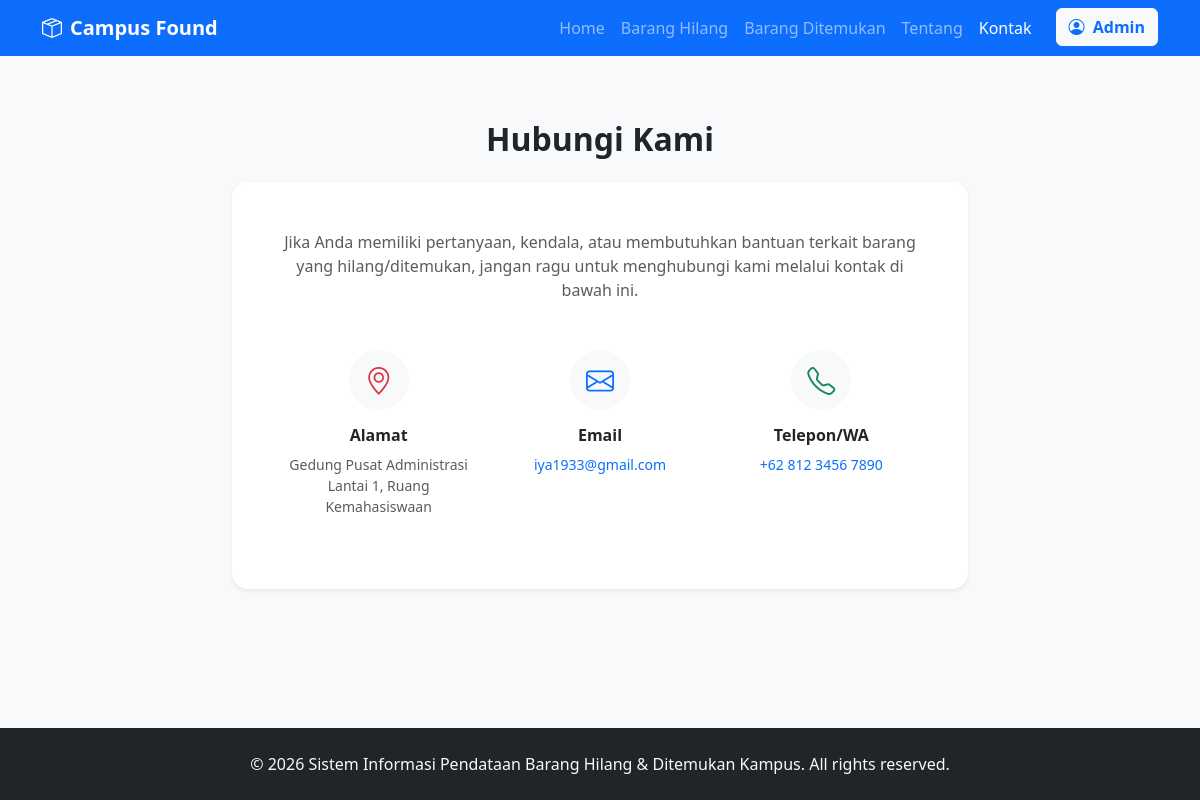
Page /kontak on the committed database.
### models/models.py (models this page shows)
class Kontak(db.Model):
    __tablename__ = 'kontak'
    id = db.Column(db.Integer, primary_key=True)
    deskripsi = db.Column(db.Text, nullable=False)
    alamat = db.Column(db.String(255), nullable=False)
    email = db.Column(db.String(150), nullable=False)
    telepon = db.Column(db.String(50), nullable=False)

### routes/public.py (the view)
@public_bp.route('/kontak')
def kontak():
    kontak_info = Kontak.query.first()
    return render_template('public/kontak.html', kontak=kontak_info)

### templates/public/kontak.html
{% extends 'public/base.html' %}
{% block content %}
<div class="container py-5">
    <div class="row justify-content-center">
        <div class="col-lg-8">
            <h2 class="fw-bold mb-4 text-center">Hubungi Kami</h2>
            <div class="card border-0 shadow-sm rounded-4">
                <div class="card-body p-4 p-md-5">
                    <p class="text-muted text-center mb-5">
                        {{ kontak.deskripsi if kontak else 'Jika Anda memiliki pertanyaan, kendala, atau membutuhkan bantuan terkait barang yang hilang/ditemukan, jangan ragu untuk menghubungi kami melalui kontak di bawah ini.' }}
                    </p>
                    <div class="row text-center mb-4">
                        <div class="col-md-4 mb-4 mb-md-0">
                            <div class="bg-light rounded-circle d-inline-flex align-items-center justify-content-center mb-3" style="width: 60px; height: 60px;">
                                <i class="bi bi-geo-alt fs-3 text-danger"></i>
                            </div>
                            <h6 class="fw-bold">Alamat</h6>
                            <p class="text-muted small mb-0">{{ (kontak.alamat if kontak else 'Gedung Pusat Administrasi<br>Lantai 1, Ruang Kemahasiswaan') | safe }}</p>
                        </div>
                        <div class="col-md-4 mb-4 mb-md-0">
                            <div class="bg-light rounded-circle d-inline-flex align-items-center justify-content-center mb-3" style="width: 60px; height: 60px;">
                                <i class="bi bi-envelope fs-3 text-primary"></i>
                            </div>
                            <h6 class="fw-bold">Email</h6>
                            <p class="text-muted small mb-0"><a href="mailto:{{ kontak.email if kontak else 'kemahasiswaan@kampus.ac.id' }}" class="text-decoration-none">{{ kontak.email if kontak else 'kemahasiswaan@kampus.ac.id' }}</a></p>
                        </div>
                        <div class="col-md-4">
                            <div class="bg-light rounded-circle d-inline-flex align-items-center justify-content-center mb-3" style="width: 60px; height: 60px;">
                                <i class="bi bi-telephone fs-3 text-success"></i>
                            </div>
                            <h6 class="fw-bold">Telepon/WA</h6>
                            <p class="text-muted small mb-0"><a href="https://wa.me/{{ (kontak.telepon if kontak else '+6281234567890') | replace(' ', '') | replace('+', '') }}" target="_blank" class="text-decoration-none">{{ kontak.telepon if kontak else '+62 812 3456 7890' }}</a></p>
                        </div>
                    </div>
                </div>
            </div>
        </div>
    </div>
</div>
{% endblock %}

### templates/public/base.html (style rules this page uses)
body { display: flex; flex-direction: column; min-height: 100vh; background-color: #f8f9fa; }

### rows in the picture
Kontak: deskripsi "Jika Anda memiliki pertanyaan, kendala, atau membutuhkan bantuan terkait barang yang hilang/ditemukan, jangan ragu untuk menghubungi kami melalui kontak di bawah ini.", alamat "Gedung Pusat Administrasi Lantai 1, Ruang Kemahasiswaan", email "iya1933@gmail.com", telepon "+62 812 3456 7890"
